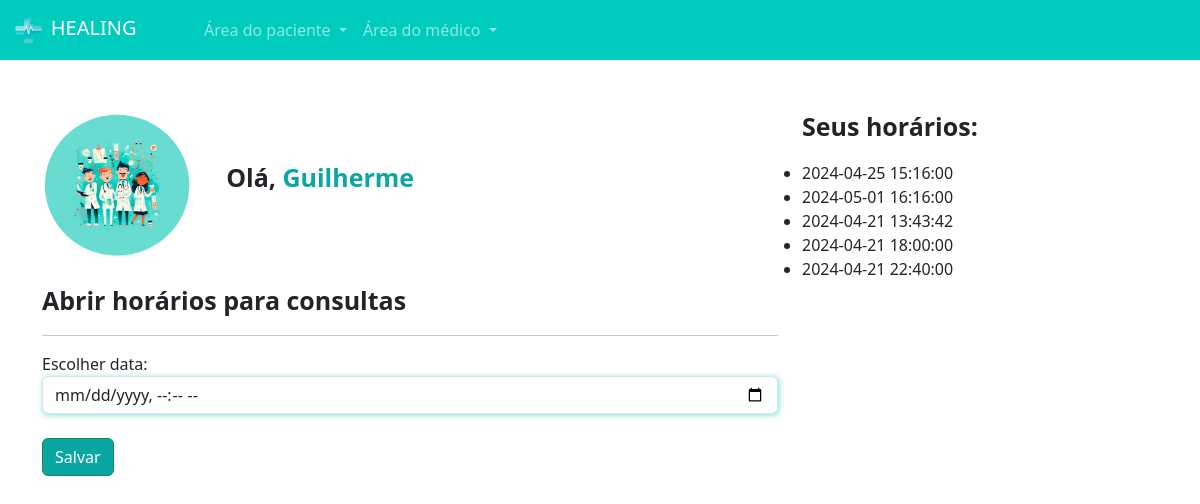
The app's page /medicos/abrir_horario/ (signed in) with its own data.
### medico/models.py (models this page shows, shortened)
class DadosMedico(models.Model):
    crm = models.CharField(max_length=30)
    nome = models.CharField(max_length=100)
    cep = models.CharField(max_length=15)
    rua = models.CharField(max_length=100)
    bairro = models.CharField(max_length=100)
    numero = models.IntegerField()
    rg = models.ImageField(upload_to='rgs')
    cedula_indentidade_medica = models.ImageField(upload_to='cim')
    foto = models.ImageField(upload_to='fotos_perfil')
    descricao = models.TextField()
    valor_consulta = models.FloatField(default=100)
    user = models.ForeignKey(User, on_delete=models.DO_NOTHING)
    especialidade = models.ForeignKey(Especialidades, on_delete=models.DO_NOTHING)

class DatasAbertas(models.Model):
    data = models.DateTimeField()
    user = models.ForeignKey(User, on_delete=models.DO_NOTHING)
    agendado = models.BooleanField(default=False)
    def __str__(self):
        return str(self.data)

### medico/views.py (the view, shortened to what this page needs)
# urls.py: path('abrir_horario/', views.abrir_horario, name="abrir_horario"),
def abrir_horario(request):
    if not is_medico(request.user):
        messages.add_message(request, constants.WARNING, 'Somente médicos podem abrir horarios')
        return redirect('/usuarios/sair')
    if request.method == "GET":
        dados_medicos = DadosMedico.objects.get(user=request.user)
        datas_abertas = DatasAbertas.objects.filter(user = request.user)
        return render(request, 'abrir_horario.html', {'dados_medicos': dados_medicos, 'datas_abertas': datas_abertas, 'is_medico':is_medico(request.user)})
    elif request.method == "POST":
        data = request.POST.get('data')
        data_formatada = datetime.strptime(data, '%Y-%m-%dT%H:%M')

### medico/models.py (called while the page is built)
def is_medico(user):
    return DadosMedico.objects.filter(user=user).exists()

### medico/templates/abrir_horario.html (shortened to what this page needs)
{% extends "base.html" %}
{% load static %}
{% block 'head' %}
    <link rel="stylesheet" href="{% static 'medicos/css/abrir_horario.css' %}">
    <link rel="stylesheet" href="{% static 'usuarios/css/usuarios.css' %}">
    <link rel="stylesheet" href="{% static 'medicos/css/cadastro_medico.css' %}">
{% endblock 'head' %}
{% block 'body' %}
{% include "partials/navbar.html" %}
    <div class="container">
        <br><br>
        <div class="row">
            <div class="col-md-8">
                <img src="{{dados_medicos.foto.url}}"  class="foto-perfil" alt="">
                <label style="margin-left: 30px; font-size: 25px" class="p-bold">Olá, <span class="color-dark">{{request.user.username}}</span></label>
                <br>
                <br>
                <p style="font-size: 25px" class="p-bold">Abrir horários para consultas</p>
                <hr>
                <form action="{% url 'abrir_horario' %}" method="POST">{%csrf_token%}
                    <label for="">Escolher data:</label>
                    <input type="datetime-local" name="data" class="form-control shadow-main-color">
                    <br>
                    <input type="submit" value="Salvar" class="btn btn-success btn-dark-color">
                </form>
            </div>
            <div class="col-md-4">
                <p style="font-size: 25px" class="p-bold">Seus horários:</p>
                <ul class="list-group">
                    {% for data in datas_abertas %}
                         <li>{{data}}</li>
                    {%  endfor %}
                </ul>
            </div>
        </div>
    </div>
{% endblock 'body' %}

### templates/static/geral/css/base.css (style rules this page uses)
:root { --main-color: #00CCBE; --dark-color: #09A6A3; --contrast-color: #FFD686; }
.p-bold { font-weight: bold; }
.color-dark { color: var(--dark-color); }

### templates/static/medicos/css/abrir_horario.css (style rules this page uses)
.foto-perfil { width: 150px; height: 150px; border-radius: 75px; }

### templates/static/usuarios/css/usuarios.css (style rules this page uses)
.btn-dark-color { background-color: var(--dark-color); color: white; }

### templates/static/medicos/css/cadastro_medico.css (style rules this page uses)
.shadow-main-color { box-shadow: 1px 1px 5px 1px rgba(0, 204, 190,.4); }

### records on screen
DadosMedico: foto (picture)
DatasAbertas: data "2024-04-25 15:16:00"
DatasAbertas: data "2024-05-01 16:16:00"
DatasAbertas: data "2024-04-21 13:43:42"
DatasAbertas: data "2024-04-21 18:00:00"
DatasAbertas: data "2024-04-21 22:40:00"

### other values on screen
{{ request.user.username }} "Guilherme"
